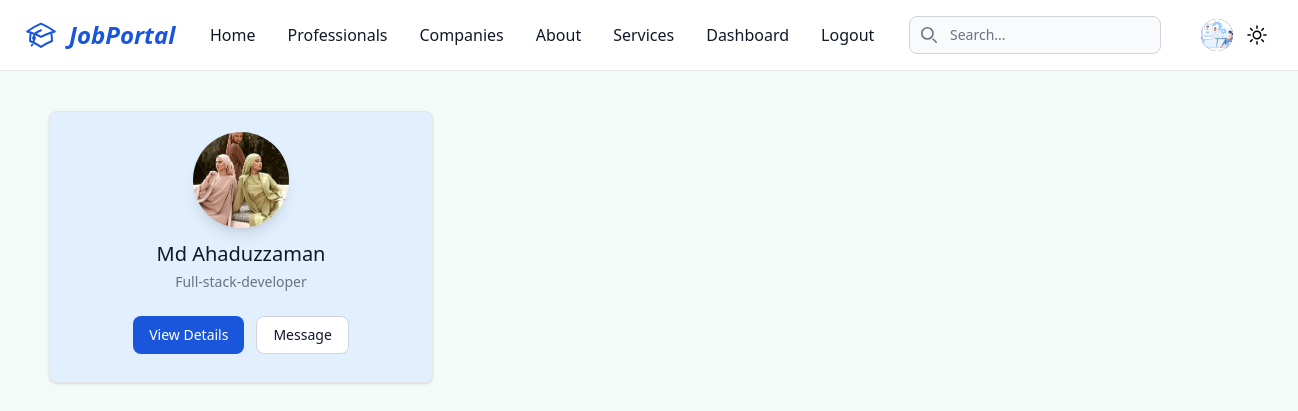
/professionals/ (signed in), run on the app's committed database.
### core/models.py (models this page shows, shortened)
class CustomUser(AbstractBaseUser, PermissionsMixin):
    id = models.UUIDField(primary_key=True, default=uuid.uuid4, unique=True, editable=False)
    email = models.EmailField(_('email address'), unique=True)
    avatar = models.ImageField(upload_to=user_avatar_upload_path, blank=True, null=True, verbose_name=_('Avatar'))
    is_active = models.BooleanField(_('active'), default=True)
    is_staff = models.BooleanField(_('staff status'), default=False)
    date_joined = models.DateTimeField(_('date joined'), auto_now_add=True)
    full_name = models.CharField(max_length=255, blank=True)
    updated_at = models.DateTimeField(auto_now=True)
    objects = CustomUserManager()
    USERNAME_FIELD = 'email'
    REQUIRED_FIELDS = []
    class Meta:
        db_table = 'User'
        verbose_name = _('User')
        verbose_name_plural = _('Users')

class JobSeeker(models.Model):
    id = models.UUIDField(primary_key=True, default=uuid.uuid4, unique=True, editable=False)
    user = models.OneToOneField(CustomUser, on_delete=models.CASCADE)
    cv = models.FileField(upload_to=user_cv_upload_path, blank=True, null=True, verbose_name=_('CV'))
    cover_photo = models.ImageField(upload_to=cover_photo_upload_path, blank=True, null=True)
    about = models.TextField(null=True)
    headline = models.CharField(max_length=100, null=True)
    location = models.TextField(null=True)
    created_at = models.DateTimeField(auto_now_add=True)
    updated_at = models.DateTimeField(auto_now=True)
    class Meta:
        db_table = "JobSeeker"
        verbose_name = _('JobSeeker')
        verbose_name_plural = _('JobSeekers')

### core/views.py (the view)
# urls.py: path('professionals/', professionals, name='professionals'),
def professionals(request):
    users = CustomUser.objects.filter(jobseeker__isnull=False).order_by('-date_joined')
    return render(request, 'core/professionals.html', {'users': users})

### templates/core/professionals.html (shortened to what this page needs)
{% extends "_base.html" %}
{% load static %}
{% load custom_filters %}
{% block content %}
    {% if users %}
        <div class="flex flex-wrap gap-5 p-10 w-screen h-[88vh]">
            {% for user in users %}
                <div class="w-full max-w-sm border border-gray-200 rounded-lg shadow dark:bg-gray-800 dark:border-gray-700 h-[17rem] bg-blue-100 hover:bg-white transition-all">
                    <div class="flex flex-col items-center pb-10 pt-5">
                        <img class="w-24 h-24 mb-3 rounded-full shadow-lg" src="{% if user.avatar %} {{ user.avatar.url }} {% else %} {% static 'image/job-seeker.jpeg' %} {% endif %} " alt="{{ user.full_name }} image"/>
                        <h5 class="mb-1 text-xl font-medium text-gray-900 dark:text-white">{{ user.full_name }}</h5>
                        <span class="text-sm text-gray-500 dark:text-gray-400">{% if user.jobseeker.headline %} {{ user.jobseeker.headline }} {% else %} Not-available-yet {% endif %}</span>
                        <div class="flex mt-4 md:mt-6">
                            <a href="{% url 'professional' user.id %}" class="inline-flex items-center px-4 py-2 text-sm font-medium text-center text-white bg-blue-700 rounded-lg hover:bg-blue-800 focus:ring-4 focus:outline-none focus:ring-blue-300 dark:bg-blue-600 dark:hover:bg-blue-700 dark:focus:ring-blue-800">View Details</a>
                            <a href="#" class="inline-flex items-center px-4 py-2 text-sm font-medium text-center text-gray-900 bg-white border border-gray-300 rounded-lg hover:bg-gray-100 focus:ring-4 focus:outline-none focus:ring-gray-200 dark:bg-gray-800 dark:text-white dark:border-gray-600 dark:hover:bg-gray-700 dark:hover:border-gray-700 dark:focus:ring-gray-700 ms-3">Message</a>
                        </div>
                    </div>
                </div>
            {% endfor %}
        </div>
    {% endif %}
{% endblock content %}

### data on the page
CustomUser: avatar (picture), full_name "Md Ahaduzzaman", jobseeker.headline "Full-stack-developer"
